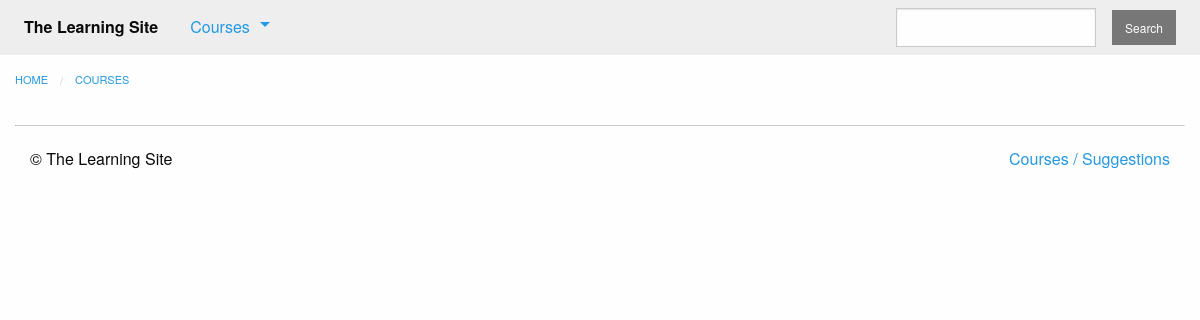
Page /courses/ on the earlier database version.
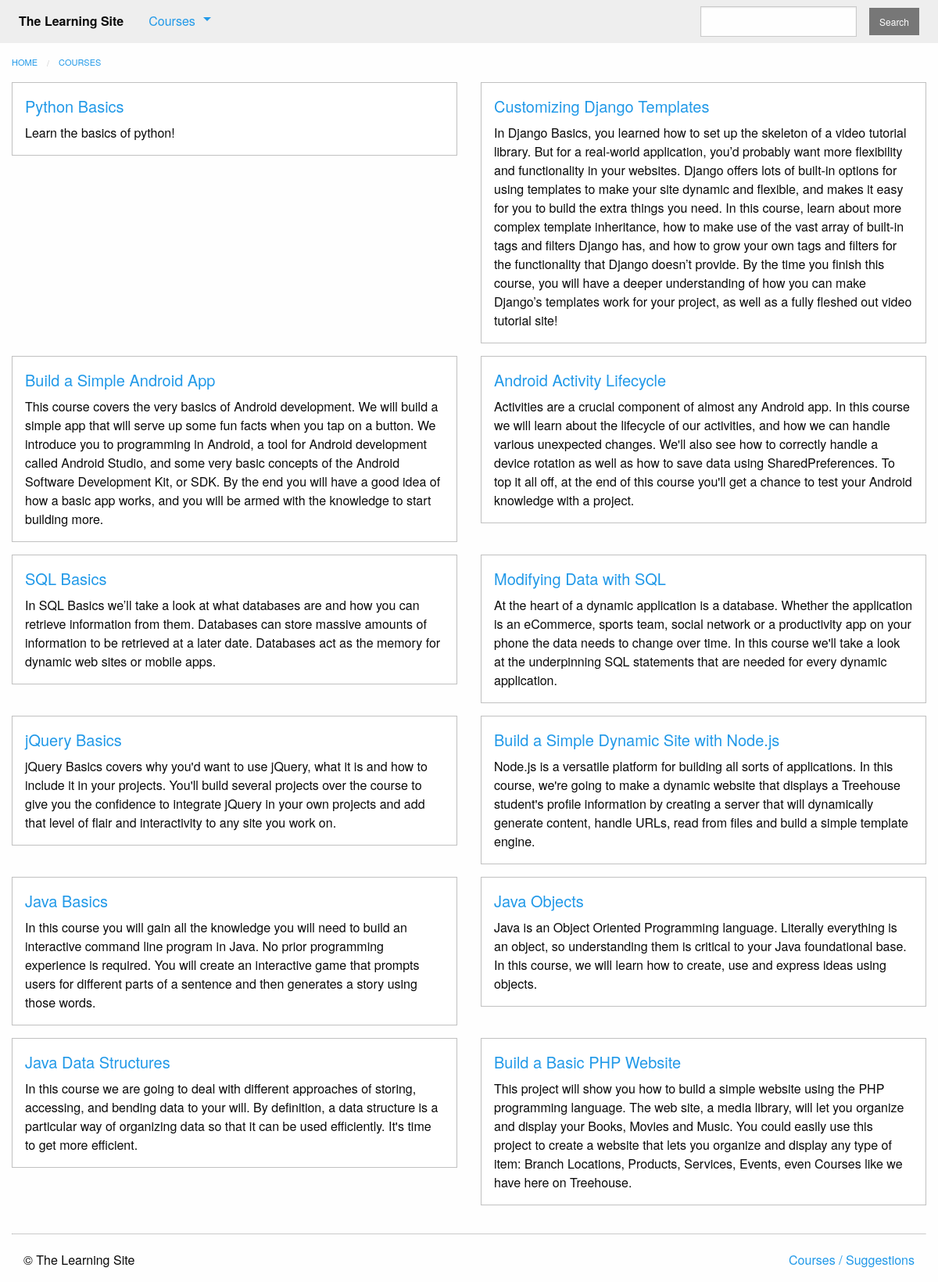
Same page on the later database version.
### courses/models.py (models this page shows, shortened)
class Course(models.Model):
    created_at = models.DateTimeField(auto_now_add=True)
    title = models.CharField(max_length=255)
    description = models.TextField()
    teacher = models.ForeignKey(User, on_delete=models.CASCADE)
    subject = models.CharField(default='', max_length=100)
    published = models.BooleanField(default=False)

### courses/views.py (the view)
# urls.py: path('', views.course_list, name='course_list'),
def course_list(request):
    courses = models.Course.objects.filter(published=True)
    email = 'questsions@learning_site.com'
    return render(request, 'courses/course_list.html', {'courses': courses,
                                                        'email': email})

### courses/templatetags/course_extras.py (called while the page is built)
@register.inclusion_tag('courses/course_nav.html')
def nav_courses_list():
    courses = Course.objects.filter(published=True)[:5]
    return {'courses': courses}

### courses/templates/courses/course_list.html (shortened to what this page needs)
{% extends "courses/layout.html" %}
{% block content %}
    <div class="row columns">
        {{ block.super }}
    </div>
    <div class="row">
        {%  for course in courses %}
            <div class="small-6 columns">
                <div class="callout">
                    <h5><a href="{% url 'courses:detail' pk=course.pk %}">{{ course.title }}</a></h5>
                    <div class="card-copy">
                        {{ course.description }}
                    </div>
                </div>
            </div>
            {% if forloop.counter|divisibleby:"2" %}
                </div>
                <div class="row">
            {% endif %}
        {% endfor %}
    </div>
{% endblock %}

Differences in the rows shown:
now on this page (row edited): Course: title "Python Basics", description "Learn the basics of python!"
now on this page (row edited): Course: title "Customizing Django Templates", description "In Django Basics, you learned how to set up the skeleton of a video tutorial library. But for a real-world application, you’d probably want more flexibility and functionality in your websites. Django offers lots of built-in options for using templates to make your site dynamic and flexible, and makes it easy for you to build the extra things you need. In this course, learn about more complex template inheritance, how to make use of the vast array of built-in tags and filters Django has, and how to grow your own tags and filters for the functionality that Django doesn’t provide. By the time you finish this course, you will have a deeper understanding of how you can make Django’s templates…"
now on this page (row edited): Course: title "Build a Simple Android App", description "This course covers the very basics of Android development. We will build a simple app that will serve up some fun facts when you tap on a button. We introduce you to programming in Android, a tool for Android development called Android Studio, and some very basic concepts of the Android Software Development Kit, or SDK. By the end you will have a good idea of how a basic app works, and you will be armed with the knowledge to start building more."
now on this page (row edited): Course: title "Android Activity Lifecycle", description "Activities are a crucial component of almost any Android app. In this course we will learn about the lifecycle of our activities, and how we can handle various unexpected changes. We'll also see how to correctly handle a device rotation as well as how to save data using SharedPreferences. To top it all off, at the end of this course you'll get a chance to test your Android knowledge with a project."
now on this page (row edited): Course: title "SQL Basics", description "In SQL Basics we’ll take a look at what databases are and how you can retrieve information from them. Databases can store massive amounts of information to be retrieved at a later date. Databases act as the memory for dynamic web sites or mobile apps."
now on this page (row edited): Course: title "Modifying Data with SQL", description "At the heart of a dynamic application is a database. Whether the application is an eCommerce, sports team, social network or a productivity app on your phone the data needs to change over time. In this course we'll take a look at the underpinning SQL statements that are needed for every dynamic application."
now on this page (row edited): Course: title "jQuery Basics", description "jQuery Basics covers why you'd want to use jQuery, what it is and how to include it in your projects. You'll build several projects over the course to give you the confidence to integrate jQuery in your own projects and add that level of flair and interactivity to any site you work on."
now on this page (row edited): Course: title "Build a Simple Dynamic Site with Node.js", description "Node.js is a versatile platform for building all sorts of applications. In this course, we're going to make a dynamic website that displays a Treehouse student's profile information by creating a server that will dynamically generate content, handle URLs, read from files and build a simple template engine."
now on this page (row edited): Course: title "Java Basics", description "In this course you will gain all the knowledge you will need to build an interactive command line program in Java. No prior programming experience is required. You will create an interactive game that prompts users for different parts of a sentence and then generates a story using those words."
now on this page (row edited): Course: title "Java Objects", description "Java is an Object Oriented Programming language. Literally everything is an object, so understanding them is critical to your Java foundational base. In this course, we will learn how to create, use and express ideas using objects."
now on this page (row edited): Course: title "Java Data Structures", description "In this course we are going to deal with different approaches of storing, accessing, and bending data to your will. By definition, a data structure is a particular way of organizing data so that it can be used efficiently. It's time to get more efficient."
now on this page (row edited): Course: title "Build a Basic PHP Website", description "This project will show you how to build a simple website using the PHP programming language. The web site, a media library, will let you organize and display your Books, Movies and Music. You could easily use this project to create a website that lets you organize and display any type of item: Branch Locations, Products, Services, Events, even Courses like we have here on Treehouse."
